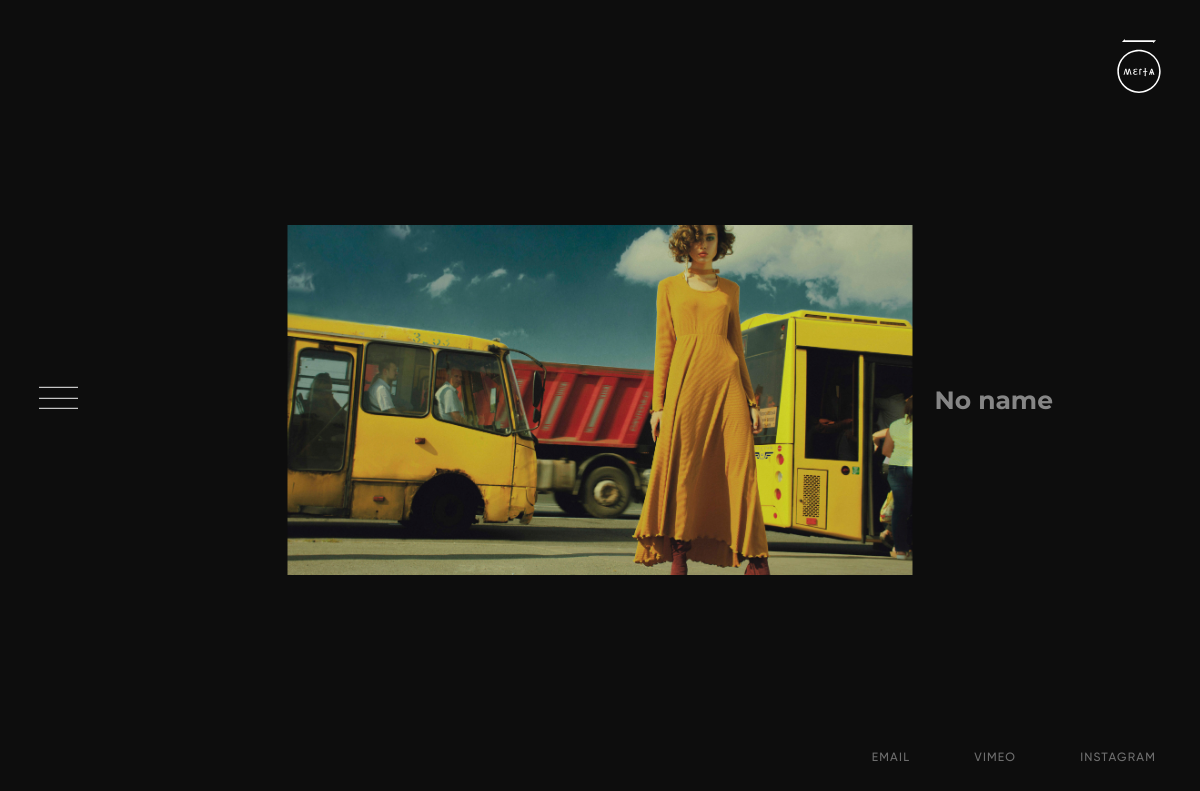
/photographers, run on an earlier commit of the app's database.
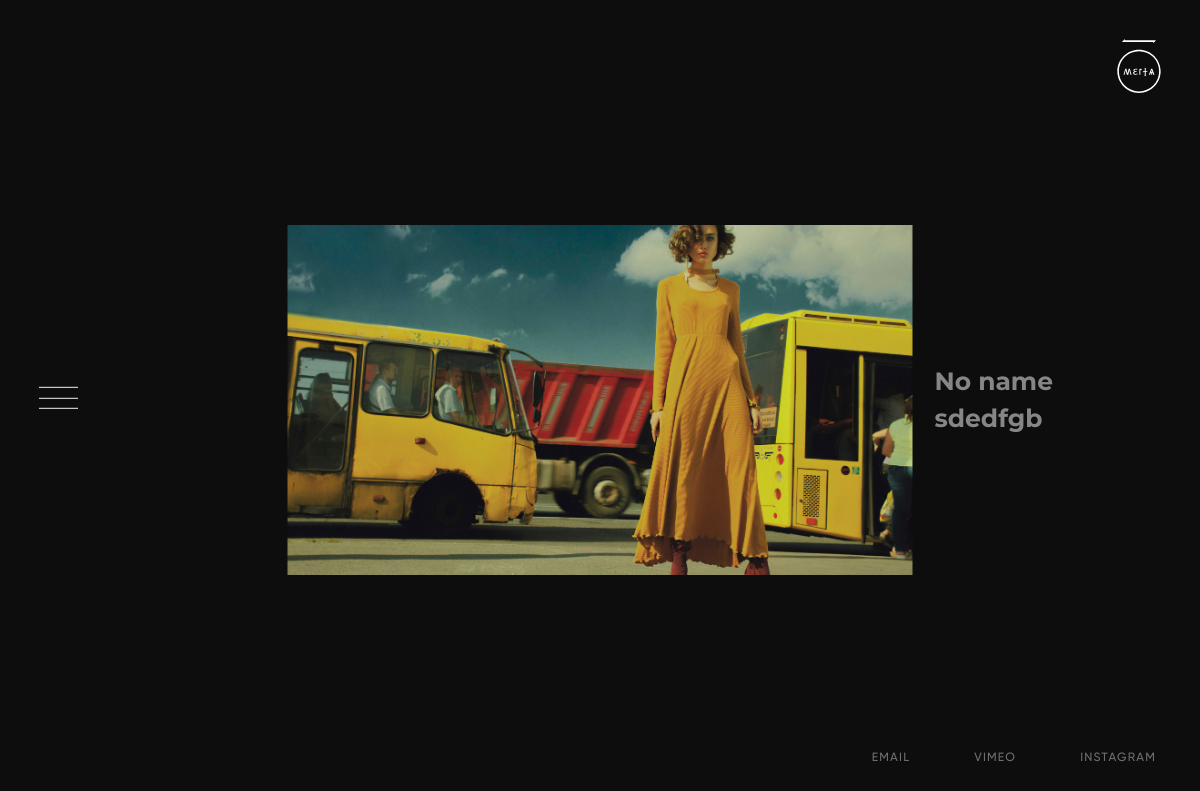
And on a later commit of the database.
### ometa/models.py (models this page shows, shortened)
class Photographer(models.Model):
    number = models.IntegerField(default=1)
    name = models.CharField(max_length=30, default='No name')
    def get_absolute_url(self):
        return "photographers/%i/" %(self.id)
    class Meta(object):
        ordering = ['number']

### ometa/views.py (the view)
# urls.py: path('photographers', views.photographers, name='photographers'),
def photographers(request):
    photo_artists = Photographer.objects.all().order_by('number')
    preview_photo = Photo.objects.filter(isTitle='1')
    preview_photo_list = []
    for ar_obj in photo_artists:
        for ph_obj in preview_photo:
            if ar_obj.id == ph_obj.album.photograph.id:
                preview_photo_list.append(ph_obj)
    error_artists = ''
    error_preview = ''
    if not preview_photo_list:
        error_preview = "Preview photo is not chosen!"
    if not photo_artists:
        error_artists = "Photographers is not added!"
    context = {
        "photo_artists": photo_artists,
        "photos": preview_photo_list,
        "active_photo": preview_photo_list[0],
        "active_artist": photo_artists[0],
        "error_artists": error_artists,
        "error_preview": error_preview
    }
    return render(request, "partials/photographers.html", context)

### ometa/models.py (called while the page is built)
    @property
    def photo_url(self):
        if self.photo and hasattr(self.photo, 'url'):
            return self.photo.url

### templates/partials/photographers.html (shortened to what this page needs)
{% extends 'base.html' %}
{% block body %}
  <div class="artists js-artists">
    <div class="artists__previews-list"><a class="artists__link artists__preview-img js-artists-preview active" href="{{ active_artist.get_absolute_url }}" title="{{ active_artist.name }}" data-num="{{ active_artist.id }}" style="background-image: url('{{ active_photo.photo_url }}')"></a>
     </div>
     <ul class="artists__list">
        {% for obj in photo_artists %}
          <li class="artists__item js-artists-names" data-num="{{ obj.id }}"><a class="artists__link" href="{{ obj.get_absolute_url }}" title="{{ obj.name }}">{{ obj.name }}</a></li>
        {% endfor %}
     </ul>
  </div>
{% endblock %}

What changed in the data, as far as the page shows it:
added Photographer: name "sdedfgb"
